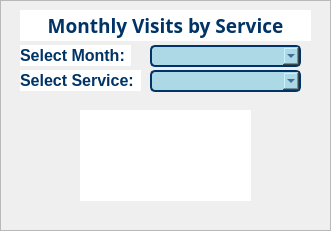
     <widget class="QFrame" name="visitsService">
      <property name="geometry">
       <rect>
        <x>690</x>
        <y>410</y>
        <width>331</width>
        <height>231</height>
       </rect>
      </property>
      <property name="styleSheet">
       <string notr="true">QFrame#visitsService {
        background-color: white;
        border: 2px solid rgb(0, 51, 102);
        border-radius: 10px;
}</string>
      </property>
      <property name="frameShape">
       <enum>QFrame::StyledPanel</enum>
      </property>
      <property name="frameShadow">
       <enum>QFrame::Raised</enum>
      </property>
      <widget class="QLabel" name="labelPats_13">
       <property name="geometry">
        <rect>
         <x>20</x>
         <y>10</y>
         <width>291</width>
         <height>31</height>
        </rect>
       </property>
       <property name="font">
        <font>
         <family>Segoe UI Black</family>
         <pointsize>14</pointsize>
         <weight>75</weight>
         <bold>true</bold>
        </font>
       </property>
       <property name="styleSheet">
        <string notr="true">background-color: white;
color: rgb(0, 51, 102);</string>
       </property>
       <property name="text">
        <string>Monthly Visits by Service</string>
       </property>
       <property name="alignment">
        <set>Qt::AlignCenter</set>
       </property>
      </widget>
      <widget class="QComboBox" name="comboBoxMonth">
       <property name="geometry">
        <rect>
         <x>150</x>
         <y>45</y>
         <width>151</width>
         <height>22</height>
        </rect>
       </property>
       <property name="font">
        <font>
         <family>Arial</family>
         <pointsize>10</pointsize>
         <weight>75</weight>
         <bold>true</bold>
        </font>
       </property>
       <property name="styleSheet">
        <string notr="true">background-color: lightblue;
border: 2px solid rgb(0, 51, 102);
border-radius: 5px;
color: rgb(0, 51, 102);
</string>
       </property>
       <item>
        <property name="text">
         <string/>
        </property>
       </item>
       <item>
        <property name="text">
         <string>January</string>
        </property>
       </item>
       <item>
        <property name="text">
         <string>February</string>
        </property>
       </item>
       <item>
        <property name="text">
         <string>March</string>
        </property>
       </item>
       <item>
        <property name="text">
         <string>April</string>
        </property>
       </item>
       <item>
        <property name="text">
         <string>May</string>
        </property>
       </item>
       <item>
        <property name="text">
         <string>June</string>
        </property>
       </item>
       <item>
        <property name="text">
         <string>July</string>
        </property>
       </item>
       <item>
        <property name="text">
         <string>August</string>
        </property>
       </item>
       <item>
        <property name="text">
         <string>September</string>
        </property>
       </item>
       <item>
        <property name="text">
         <string>October</string>
        </property>
       </item>
       <item>
        <property name="text">
         <string>November</string>
        </property>
       </item>
       <item>
        <property name="text">
         <string>December</string>
        </property>
       </item>
      </widget>
      <widget class="QComboBox" name="comboBoxService">
       <property name="geometry">
        <rect>
         <x>150</x>
         <y>70</y>
         <width>151</width>
         <height>22</height>
        </rect>
       </property>
       <property name="font">
        <font>
         <family>Arial</family>
         <pointsize>10</pointsize>
         <weight>75</weight>
         <bold>true</bold>
        </font>
       </property>
       <property name="styleSheet">
        <string notr="true">background-color: lightblue;
border: 2px solid rgb(0, 51, 102);
border-radius: 5px;
color: rgb(0, 51, 102);
</string>
       </property>
       <item>
        <property name="text">
         <string/>
        </property>
       </item>
      </widget>
      <widget class="QLabel" name="labelPats_10">
       <property name="geometry">
        <rect>
         <x>20</x>
         <y>45</y>
         <width>111</width>
         <height>21</height>
        </rect>
       </property>
       <property name="font">
        <font>
         <family>Arial</family>
         <pointsize>12</pointsize>
         <weight>75</weight>
         <bold>true</bold>
        </font>
       </property>
       <property name="styleSheet">
        <string notr="true">background-color: white;
color: rgb(0, 51, 102);</string>
       </property>
       <property name="text">
        <string>Select Month:</string>
       </property>
       <property name="alignment">
        <set>Qt::AlignLeading|Qt::AlignLeft|Qt::AlignVCenter</set>
       </property>
      </widget>
      <widget class="QLabel" name="labelPats_11">
       <property name="geometry">
        <rect>
         <x>20</x>
         <y>70</y>
         <width>121</width>
         <height>21</height>
        </rect>
       </property>
       <property name="font">
        <font>
         <family>Arial</family>
         <pointsize>12</pointsize>
         <weight>75</weight>
         <bold>true</bold>
        </font>
       </property>
       <property name="styleSheet">
        <string notr="true">background-color: white;
color: rgb(0, 51, 102);</string>
       </property>
       <property name="text">
        <string>Select Service:</string>
       </property>
       <property name="alignment">
        <set>Qt::AlignLeading|Qt::AlignLeft|Qt::AlignVCenter</set>
       </property>
      </widget>
      <widget class="QLabel" name="servNO">
       <property name="geometry">
        <rect>
         <x>80</x>
         <y>110</y>
         <width>171</width>
         <height>91</height>
        </rect>
       </property>
       <property name="font">
        <font>
         <family>Arial Black</family>
         <pointsize>40</pointsize>
         <weight>75</weight>
         <bold>true</bold>
        </font>
       </property>
       <property name="styleSheet">
        <string notr="true">background-color: white;
color: rgb(0, 51, 102);</string>
       </property>
       <property name="text">
        <string/>
       </property>
       <property name="alignment">
        <set>Qt::AlignCenter</set>
       </property>
      </widget>
     </widget>
